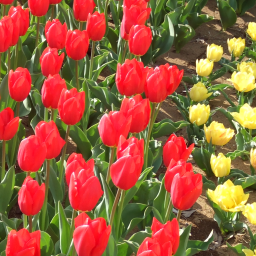
#> input picture blur/Exemplos/b01.bmp, 256 x 256 px
$ python main.py
#> lines starting #> are read from the running program, lines starting #| are printed output that depends on the picture
#> in main, img is the input picture: shape (256, 256, 3); mean B, G, R 60.6, 93.5, 156
import sys
import timeit
import numpy as np
import cv2
import math

INPUT_IMAGE = './Exemplos/b01.bmp'
WINDOW_SIZE_X = 11
WINDOW_SIZE_Y = 15

'''
1 = INGẼNUO
2 = SEPARÁVEL
3 = IMAGEM INTEGRAL
'''
METHOD = 3

# [75 lines left out: functions dumb_window_mean, dumb, splitable_mean, splitable, not called in this run]


def integral(img):
    initial_x = math.floor(WINDOW_SIZE_X / 2)
    initial_y = math.floor(WINDOW_SIZE_Y / 2)

    integral_img = np.zeros(img.shape)

    blured = np.zeros(img.shape)

    for c in range(0, 3):
        for y in range(1, img.shape[0]):
            for x in range(1, img.shape[1]):
                try:
                    integral_img[y][x][c] = img[y][x][c] + integral_img[y-1][x][c] + integral_img[y][x-1][c] - integral_img[y-1][x-1][c]
                except:
                    pass
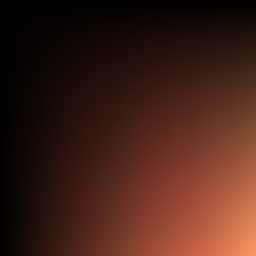
#> integral_img: shape (256, 256, 3) float64; mean of channels 0, 1, 2 933911.9, 1322571.1, 2641582.4; drawn with min black and max white

    for y in range(initial_y, integral_img.shape[0] - initial_y):
        for x in range(initial_x, integral_img.shape[1] - initial_x):
            for c in range(0, 3):
                try:

                    top_left = integral_img[y - initial_y][x - initial_x][c]
                    top_right = integral_img[y - initial_y][x + initial_x][c]
                    bottom_left = integral_img[y + initial_y][x - initial_x][c]
                    bottom_right = integral_img[y + initial_y][x + initial_x][c]

                    window_sum = bottom_right + top_left - top_right - bottom_left

                    mean = window_sum / (WINDOW_SIZE_Y * WINDOW_SIZE_X)

                    blured[y][x][c] = mean
                except:
                    pass
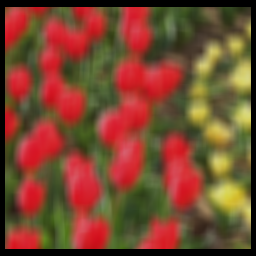
#> blured: shape (256, 256, 3) float64; mean of channels 0, 1, 2 47, 71.9, 121.2; drawn as B, G, R

    return blured[WINDOW_SIZE_Y:img.shape[0]-WINDOW_SIZE_Y, WINDOW_SIZE_X:img.shape[1]-WINDOW_SIZE_X]
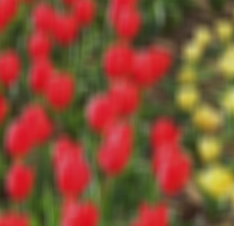
#> returned value: shape (226, 234, 3) float64; mean of channels 0, 1, 2 51.9, 78.6, 134; drawn as B, G, R


def main():

    img = cv2.imread(INPUT_IMAGE, cv2.IMREAD_COLOR)
    if img is None:
        print('Erro abrindo a imagem.\n')
        sys.exit()

    img = img.astype(np.float32)

    blured = None
    if(METHOD == 1):
        blured = dumb(img.copy())
    elif(METHOD == 2):
        blured = splitable(img.copy())
    elif(METHOD == 3):
        blured = integral(img.copy())
    cv2.imwrite('out.bmp', blured)


main()

$ run again, with blur/Exemplos/a02 - Borrada 3x3.bmp copied over blur/Exemplos/b01.bmp
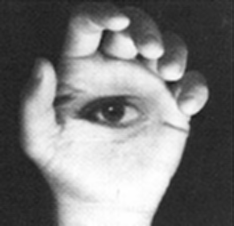
#> input picture blur/Exemplos/a02 - Borrada 3x3.bmp, 234 x 226 px
#> in main, img is the input picture: shape (226, 234, 3); min 26, max 255, mean 123.3
#> after the loop in integral, `for y in range(initial_y, integral_img.shape[0] - initial_y):`:
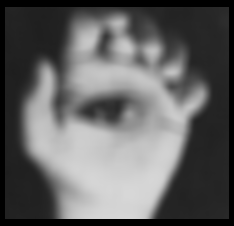
#> blured: shape (226, 234, 3) float64; min 0, max 215.6, mean 98.9
#> in integral, `return blured[WINDOW_SIZE_Y:img.shape[0]-WINDOW_SIZE_Y, WINDOW_SIZE_X:..`:
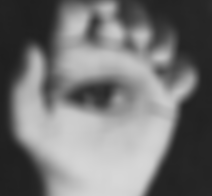
#> returned value: shape (196, 212, 3) float64; min 30.76, max 215.6, mean 117.4
